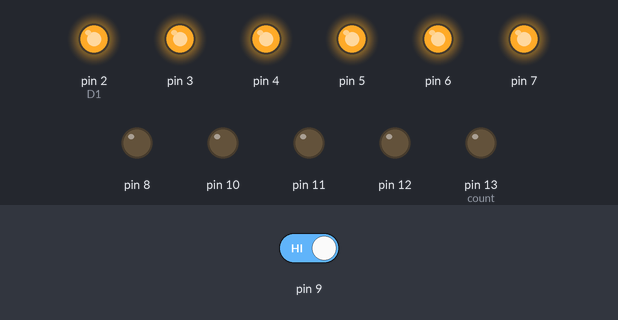
Bench run of a sketch on a simulated Arduino Uno, built with avr-gcc and run on an emulated ATmega328P. On the bench: output pins drawn as LEDs (lit = HIGH). The inputs (shaded band) are chosen by the test bench; at power-on: pin 9 HIGH.

Above: at 1.2 s.
1.3 s: pin 9 driven HIGH
At 3.6 s:
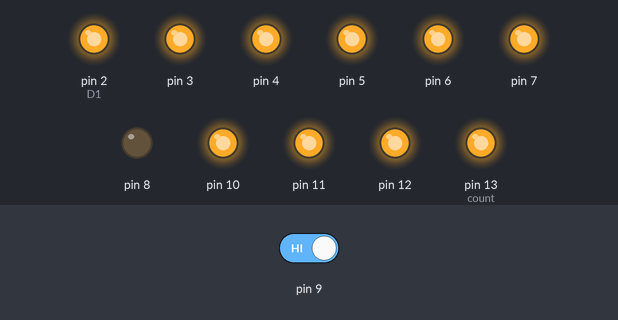
At 4.8 s:
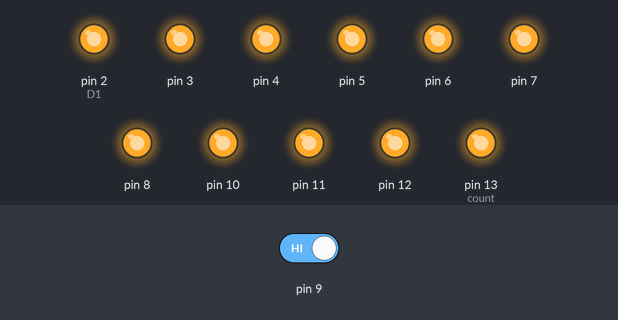
Timing chart, 0 to 6.3 s (numbered marks = the images above; inputs shaded):
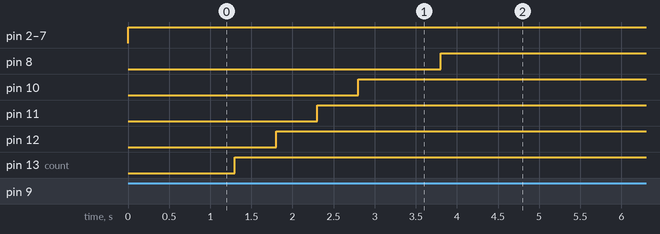

Measured:
- after the input at 1.3 s, pin 8: LOW → HIGH after 2.5 s; pin 10: LOW → HIGH after 1.5 s; pin 11: LOW → HIGH after 1.0 s; pin 12: LOW → HIGH after 0.50 s; pin 13 (count): LOW → HIGH at once

The sketch:

push-7.segment.ino
```cpp
void setup() {
  Serial.begin(9600);
  pinMode(2, OUTPUT);//D1
  pinMode(3, OUTPUT);//A
  pinMode(4, OUTPUT);//B
  pinMode(5, OUTPUT);//C
  pinMode(6, OUTPUT);//D
  pinMode(7, OUTPUT);//E
  pinMode(8, OUTPUT);//F
  //pinMode(9, OUTPUT);//G
  pinMode(10, OUTPUT);
  pinMode(11, OUTPUT);
  pinMode(12, OUTPUT);
  pinMode(13, OUTPUT);
  pinMode(9, INPUT);
  // put your setup code here, to run once:

}

void loop() {
  // put your main code here, to run repeatedly:
  static int count = 13;
  if(count == 9){count = 13;}

 int push1 = digitalRead(9);

  digitalWrite(2, HIGH);
  digitalWrite(3, HIGH);
  digitalWrite(4, HIGH);
  digitalWrite(5, HIGH);
  digitalWrite(6, HIGH);
  digitalWrite(7, HIGH);
  //digitalWrite(8, HIGH);

  while(push1 == 1)
  {
    digitalWrite(count, HIGH);
    delay(500);

    count -= 1;
    push1 = digitalRead(9);
  }


  delay(1);
}
```
